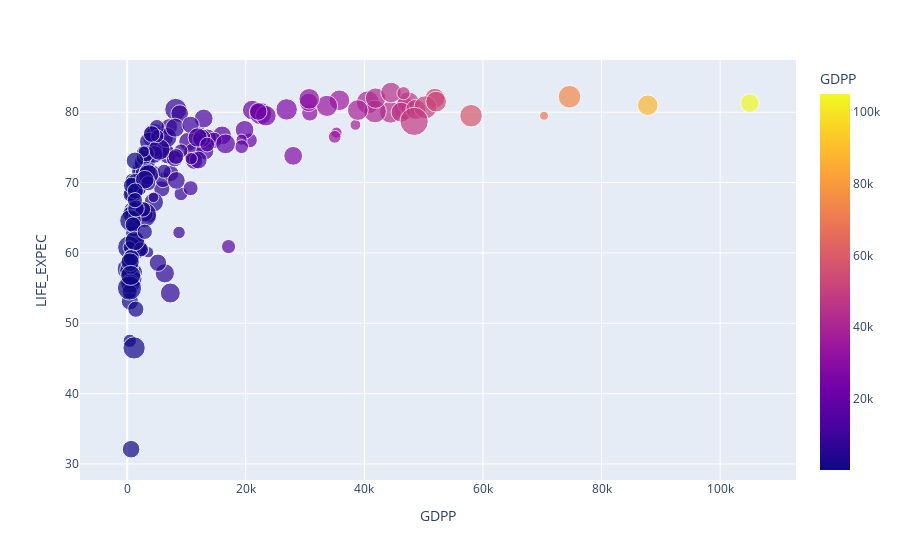

The notebook cell this image was saved under:
### Code cell
#3 dimensions
#LIFE EXPECTANCY vs GDP vs HEALTH
configure_plotly_collab()
df_3D = df[['COUNTRY','GDPP','LIFE_EXPEC','HEALTH']]
px.scatter(df_3D, x='GDPP', y='LIFE_EXPEC', hover_name='COUNTRY', size='HEALTH', color='GDPP')

### Figure 1 — Plotly figure (JSON) as saved in the notebook; plotly's stock layout.template omitted (floating-point values rounded to 4 significant figures; data arrays with more than 128 entries replaced by an {"elided": "..."} marker saying what was removed)
{"data": [{"hovertemplate": "<b>%{hovertext}</b><br><br>GDPP=%{marker.color}<br>LIFE_EXPEC=%{y}<br>HEALTH=%{marker.size}<extra></extra>", "hovertext": {"elided": "167 str values"}, "legendgroup": "", "marker": {"color": {"elided": "167 int values"}, "coloraxis": "coloraxis", "size": {"elided": "167 float values"}, "sizemode": "area", "sizeref": 0.04475, "symbol": "circle"}, "mode": "markers", "name": "", "orientation": "v", "showlegend": false, "x": {"elided": "167 int values"}, "xaxis": "x", "y": {"elided": "167 float values"}, "yaxis": "y", "type": "scatter"}], "layout": {"xaxis": {"anchor": "y", "domain": [0, 1], "title": {"text": "GDPP"}}, "yaxis": {"anchor": "x", "domain": [0, 1], "title": {"text": "LIFE_EXPEC"}}, "coloraxis": {"colorbar": {"title": {"text": "GDPP"}}, "colorscale": [[0, "#0d0887"], [0.1111, "#46039f"], [0.2222, "#7201a8"], [0.3333, "#9c179e"], [0.4444, "#bd3786"], [0.5556, "#d8576b"], [0.6667, "#ed7953"], [0.7778, "#fb9f3a"], [0.8889, "#fdca26"], [1, "#f0f921"]]}, "legend": {"tracegroupgap": 0, "itemsizing": "constant"}, "margin": {"t": 60}}}
